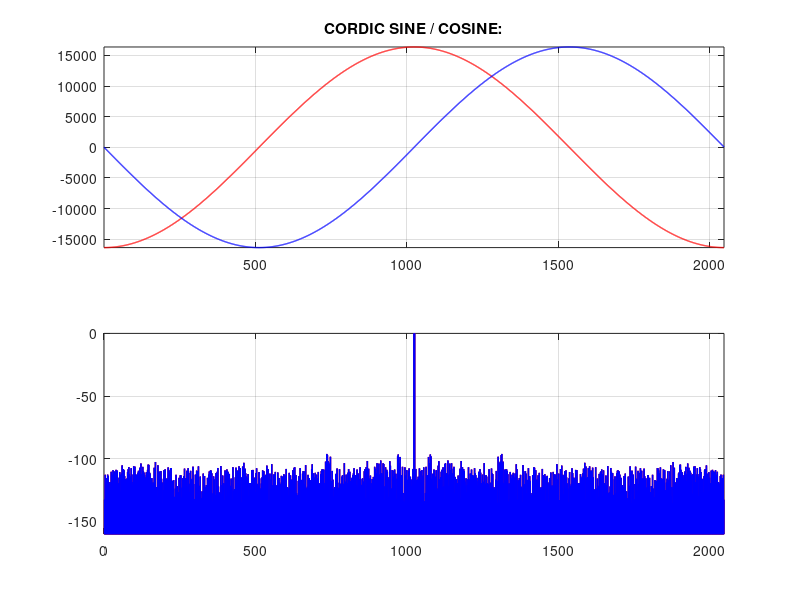

This figure's MATLAB source:
clear all; close all;
clc

n = 15;				    % number of iterations
N = 13;

theta = 0;					% initial angle

%NOUT = 16;
%NPHI = 10;
%Angle(:,1) = round(atan(2.^(-(0:(NOUT-1)))) .* (2^(NPHI-0)/pi));
%
%Angle_Int = int32(Angle);
%Angle_Hex = dec2hex(Angle_Int);
%disp(Angle_Hex);

% Run CORDIC algorith in rotation mode
function [x_out, y_out, angle] = cordic(theta, n, N)
	z = theta;
	rot = 0;   % Indicates if a rotation occured. 0: no rotation 1: rotation by -pi 2: rotation by +pi

	% Initial rotation
%	if (z > pi/2) && (z <= pi)
%		z = z - pi;
%		rot = 1;
%	end
%	if (z < -pi/2) && (z >= -pi)
%		z = z + pi;
%		rot = 1;
%	end

	if (z > 2^(N-3)/2) && (z <= 2^(N-3))
		z = z - 2^(N-3);
		rot = 1;
	end
	if (z < -2^(N-3)/2) && (z >= -2^(N-3))
		z = z + 2^(N-3);
		rot = 1;
	end


	% Set x to 1 and y to 0
	x = 2^(n-1);
	y = 0;
	for w = 0:n-1
		if z < 0
			x_next = x + round(y * 2^-w);
      y_next = y - round(x * 2^-w);
      z = z + 2^(N-3)*atan(2^-w)/pi;
		else
		  x_next = x - round(y * 2^-w);
		  y_next = y + round(x * 2^-w);
      z = z - 2^(N-3)*atan(2^-w)/pi;
		end
		x = x_next;
		y = y_next;
	end
  
	if rot == 0
		x_out = x;
		y_out = y;
	else
		x_out = -x;
		y_out = -y;
		
	end
  angle = z;
end


%for w = 0:n-1
%  Zz(w+1,1) = round((2^10)*atan(2^-w)/pi);	 
%end
%Angle_Int = int32(Zz);
%Angle_Hex2 = dec2hex(Angle_Int);


q = 1;
%for theta = -pi : pi/2^(N-3) :pi-pi/2^(N-3)
for theta = -2^(N-3) : 1 :2^(N-3)-1
	[x_out(q), y_out(q), angle(q)] = cordic(theta, n, N);
	q = q + 1;
end

%th(:,1) = -2^(N-3) : 1 :2^(N-3)-1;


%x_new = x_out + 1/2^(n) * randn(size(x_out));
%y_new = y_out + 1/2^(n) * randn(size(y_out));
X_new = round(x_out/1.6467);
Y_new = round(y_out/1.6467);
max(Y_new)
%Win = blackmanharris(length(x_out));
%Win = kaiser(length(x_out), 9); 
%Dat_X = filter2(Win, y_out);
%Dat_Y = filter2(Win, x_out);
Dat_X = X_new + 1/(2^(n)) * randn(size(y_out));
Dat_Y = Y_new + 1/(2^(n)) * randn(size(y_out));

Spec_Re = fft(Dat_X, length(Dat_X)); 
Spec_Im = fft(Dat_Y, length(Dat_X));
Spec_Re = Spec_Re .* conj(Spec_Re);
Spec_Im = Spec_Im .* conj(Spec_Im);

Spec_Re = fftshift(Spec_Re); 
Spec_Im = fftshift(Spec_Im);

%Sabs_Re = sqrt(real(Spec_Re).^2 .+ imag(Spec_Re).^2);
%Sabs_Im = sqrt(real(Spec_Im).^2 .+ imag(Spec_Im).^2);
Sabs_Re = Spec_Re;
Sabs_Im = Spec_Im;

Sabs_Re = Sabs_Re / max(Sabs_Re);
Sabs_Im = Sabs_Im / max(Sabs_Im);

Slog_Re = 10*log10(Sabs_Re);
Slog_Im = 10*log10(Sabs_Im);

figure(1) % Plot loaded data in Freq Domain
  subplot(2,1,1)
  plot(X_new, '-', 'LineWidth', 1, 'Color',[1 0 0])
  grid on; hold on; axis tight; 
  plot(Y_new, '-', 'LineWidth', 1, 'Color',[0 0 1])
  grid on; hold on; axis tight; 
  title(['CORDIC SINE / COSINE:'])

  subplot(2,1,2)
  plot(Slog_Re, '-', 'LineWidth', 1, 'Color',[1 0 0])
  grid on; hold on; axis ([0, length(Slog_Re), -160, 0]); 
  plot(Slog_Im, '-', 'LineWidth', 1, 'Color',[0 0 1])
  grid on; hold on; axis ([0, length(Slog_Re), -160, 0]);